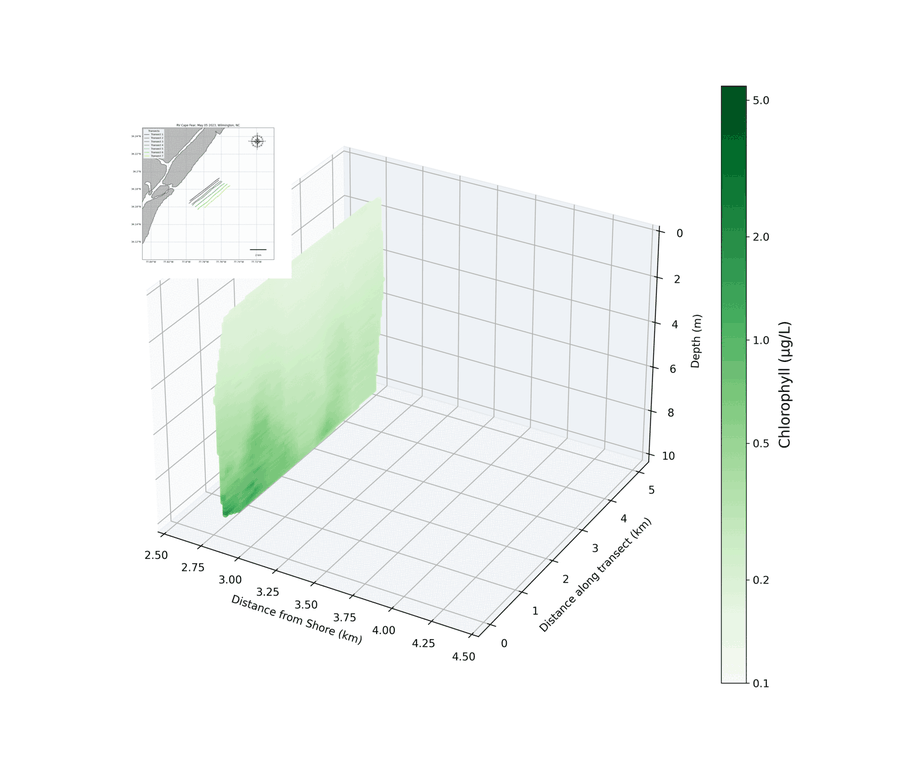
#> input picture visualization/contour_plots/wb/chlor_a/3D_plots/chlor_a_gradient.gif, 920 x 767 px, shrunk from 1920 x 1600 before the run, found by its file name
$ python gif.py
#> lines starting #> are read from the running program, lines starting #| are printed output that depends on the picture
from PIL import Image, ImageSequence

def combine_gif_with_colorbar(gif_path, color_bar_path, output_path):
    # Open the GIF and the color bar image
    gif = Image.open(gif_path)
#> gif is the input picture: PIL image 920x767 P; mean R, G, B 243.6, 247.4, 244.9
    color_bar = Image.open(color_bar_path)
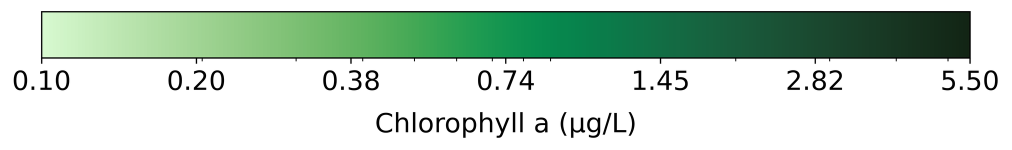
#> input picture python_programs/local_processing_resources/chlor_a_horizontal.png, 2023 x 299 px, shrunk from 4222 x 624 before the run, found by its file name (shown at 1/2 size)
#> color_bar is the input picture: PIL image 2023x299 RGBA; mean R, G, B, A 194.2, 213.9, 199.6, 255

    # List to hold the new frames
    new_frames = []

    # Process each frame in the GIF
    for frame in ImageSequence.Iterator(gif):
        # This ensures the frame is in RGBA mode (necessary for compositing images with alpha)
        frame = frame.convert("RGBA")

        # Create a new frame with height of the original frame plus color bar
        new_frame = Image.new('RGBA', (gif.width, frame.height + color_bar.height))

        # Paste the original frame
        new_frame.paste(frame, (0, 0))

        # Calculate the position to center the color bar horizontally
        x_position = (gif.width - color_bar.width) // 2

        # Paste the color bar at the bottom and center it horizontally
        new_frame.paste(color_bar, (x_position, frame.height), color_bar)  # Using color_bar as a mask for itself

        # Append the new frame to the list
        new_frames.append(new_frame)
#> this loop made 1 pass
#> x_position on pass 1: -552
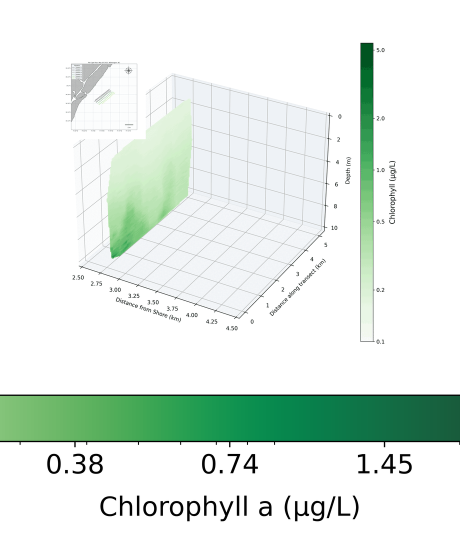
#> new_frame: PIL image 920x1066 RGBA (shown at 1/2 size); mean R, G, B, A 225.5, 236.6, 229.5, 255
#> after the loop, new_frames = 1 item

    # Save the frames as a new GIF
    new_frames[0].save(output_path, save_all=True, append_images=new_frames[1:], optimize=False, loop=0, duration=gif.info['duration'])

# Paths to the files
gif_path = '/Users/mitchtork/Thesis/HawkEye_Evaluation/visualization/contour_plots/wb/chlor_a/3D_plots/chlor_a_gradient.gif'
color_bar_path = '/Users/mitchtork/Thesis/HawkEye_Evaluation/local_processing_resources/chlor_a_horizontal.png'
output_path = '/Users/mitchtork/Thesis/HawkEye_Evaluation/visualization/contour_plots/wb/chlor_a/3D_plots/chlor_a_with_color_bar.gif'

# Call the function
combine_gif_with_colorbar(gif_path, color_bar_path, output_path)
